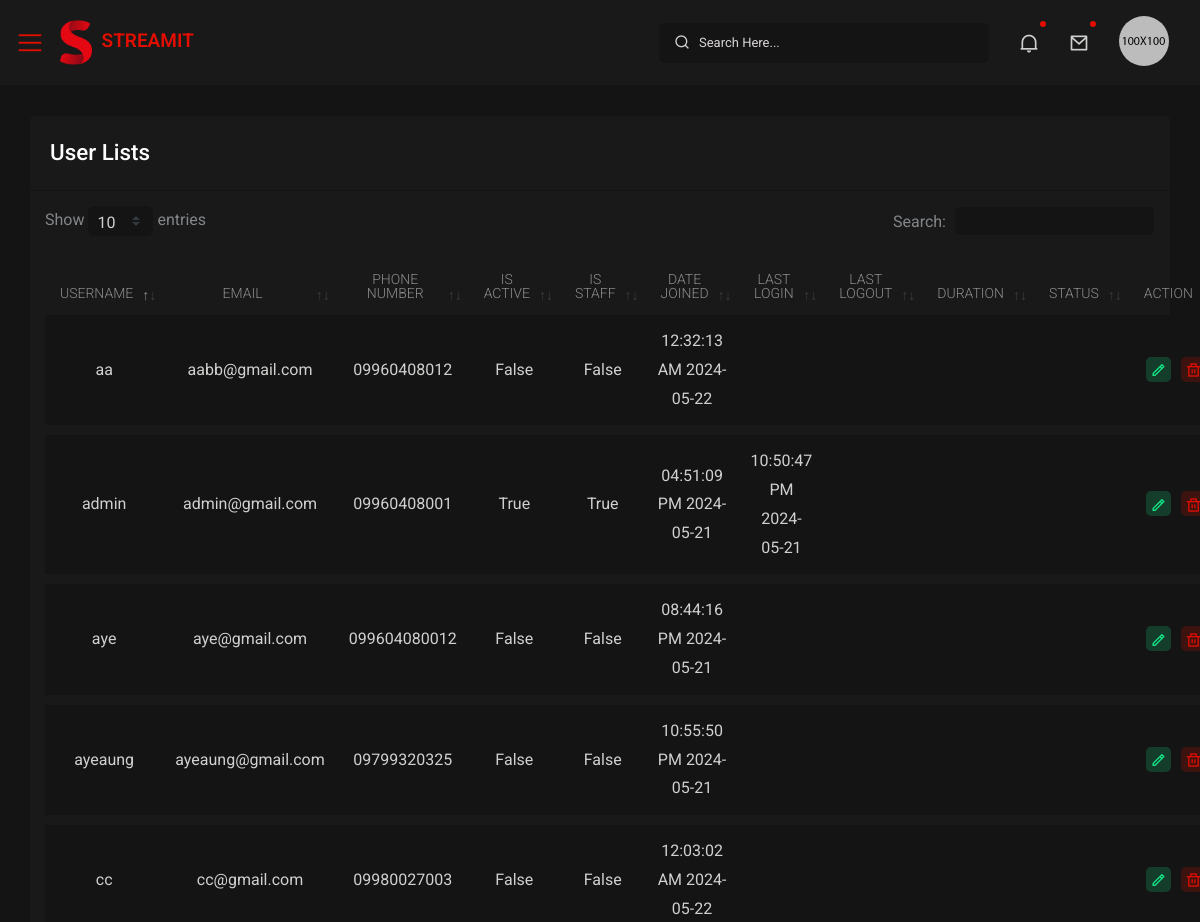
/myadmin/users/ (upper part), run on an earlier commit of the app's database.
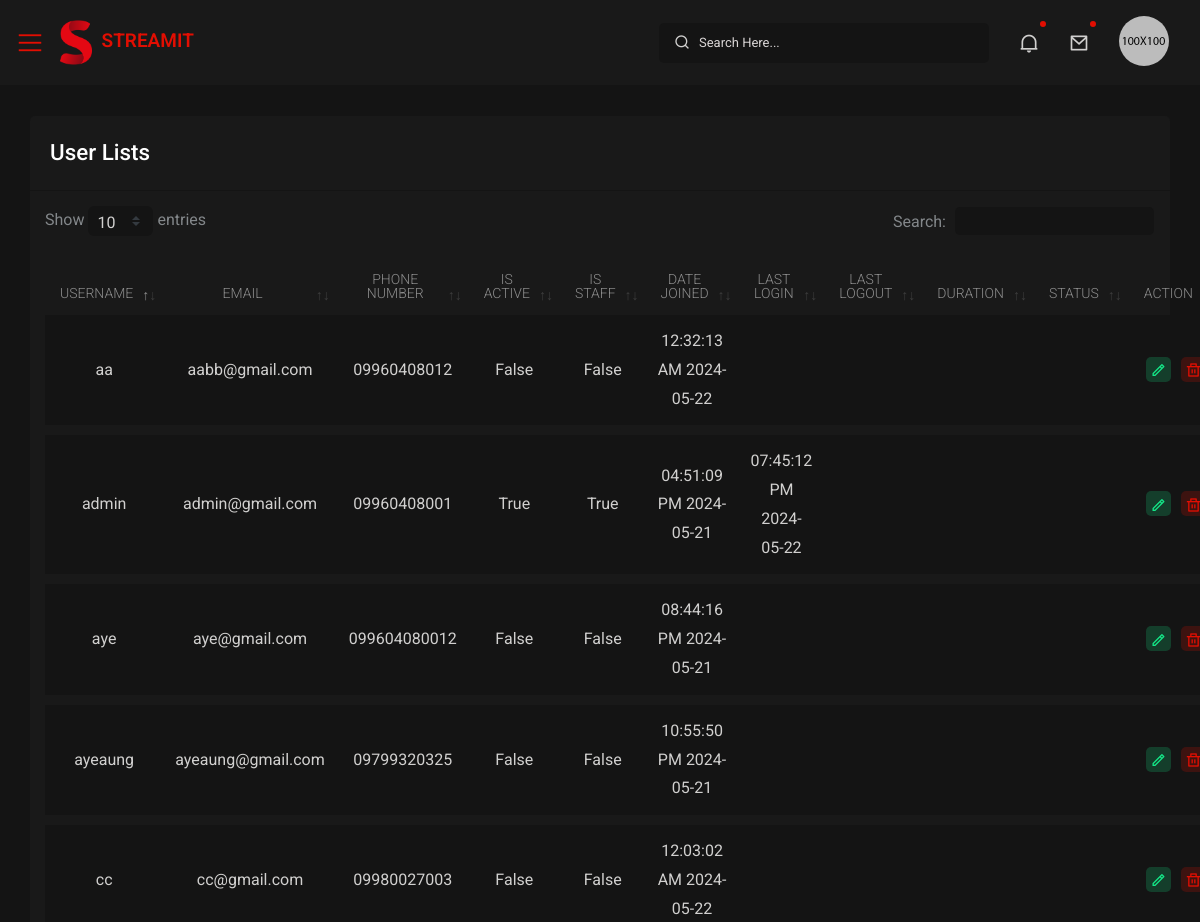
And on a later commit of the database.
### users/models.py (models this page shows, shortened)
class CustomUser(AbstractBaseUser, PermissionsMixin):
    username = models.CharField(max_length=150, unique=True)
    email = models.EmailField(unique=True)
    phone_number = models.CharField(max_length=15, unique=True)
    is_active = models.BooleanField(default=True)
    is_staff = models.BooleanField(default=False)
    date_joined = models.DateTimeField(default=timezone.now)
    last_login = models.DateTimeField(null=True, blank=True)
    last_activity = models.DateTimeField(null=True, blank=True)
    last_logout = models.DateTimeField(null=True, blank=True)
    objects = CustomUserManager()
    USERNAME_FIELD = 'email'
    REQUIRED_FIELDS = ['username', 'phone_number']

### myadmin/views.py (the view)
# urls.py: path('users/', user_list, name='user_list'),
def user_list(request):
    CustomUser = get_user_model()
    users = CustomUser.objects.all()
    return render(request, 'user_list.html', {'users': users})

### myadmin/templates/user_list.html (shortened to what this page needs)
{% extends 'admin_base.html' %}
{% block body %}
{% load static %}
<div id="content-page" class="content-page">
    <div class="container-fluid">
        <div class="row">
            <div class="col-sm-12">
                <div class="iq-card">
                    <div class="iq-card-header d-flex justify-content-between">
                        <div class="iq-header-title">
                            <h4 class="card-title">User Lists</h4>
                        </div>
                    </div>
                    <div class="iq-card-body">
                        <div class="table-view">
                            <table class="data-tables table movie_table" style="width:100%">
                                <thead>
                                    <tr>
                                        <th style="width: 10%;">Username</th>
                                        <th style="width: 10%;">Email</th>
                                        <th style="width: 10%;">Phone Number</th>
                                        <th style="width: 10%;">Is Active</th>
                                        <th style="width: 10%;">Is Staff</th>
                                        <th style="width: 10%;">Date Joined</th>
                                        <th style="width: 10%;">Last Login</th>
                                        <th style="width: 10%;">Last Logout</th>
                                        <th style="width: 10%;">Duration</th>
                                        <th style="width: 10%;">Status</th>
                                        <th style="width: 10%;">Action</th>
                                    </tr>
                                </thead>
                                <tbody>
                                    {% for user in users %}
                                    <tr>
                                        <td>{{ user.username }}</td>
                                        <td>{{ user.email }}</td>
                                        <td>{{ user.phone_number }}</td>
                                        <td>{{ user.is_active }}</td>
                                        <td>{{ user.is_staff }}</td>
                                        <td>{{ user.date_joined|date:"h:i:s A Y-m-d" }}</td>
                                        <td>{{ user.last_login|date:"h:i:s A Y-m-d" }}</td>
                                        <td>{{ user.last_logout|date:"h:i:s A Y-m-d" }}</td>
                                        <td>{{ user.get_duration }}</td>
                                        <td>{{ user.get_status }}</td>
                                        <td>
                                            <div class="flex align-items-center list-user-action">
                                                <a class="iq-bg-success" data-toggle="tooltip" data-placement="top" title="Edit" href="#">
                                                    <i class="ri-pencil-line"></i>
                                                </a>
                                                <a class="iq-bg-primary" data-toggle="tooltip" data-placement="top" title="Delete" href="#">
                                                    <i class="ri-delete-bin-line"></i>
                                                </a>
                                            </div>
                                        </td>
                                    </tr>
                                    {% endfor %}
                                </tbody>
                            </table>
                        </div>
                    </div>
                </div>
            </div>
        </div>
    </div>
</div>
{% endblock %}

What changed in the data, as far as the page shows it:
changed CustomUser "admin": last_login "10:50:47 PM 2024-05-21" → "07:45:12 PM 2024-05-22"
